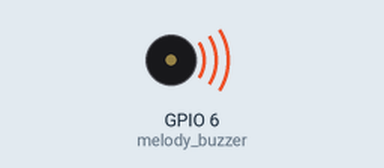
This program was run on a simulated ESP32 board running MicroPython. Shown: buzzer (waves = sounding).

Above: at 0.2 s.
Timing chart, 0 to 5.2 s (numbered marks = the images above):
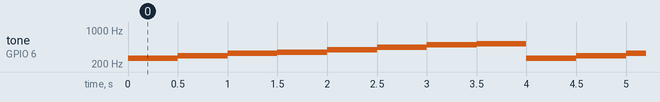

Measured:
- by itself, tone on GPIO 6 (melody_buzzer): repeats every 4.0 s: 293 Hz 0.50 s, 329 Hz 0.50 s, 349 Hz 0.50 s, 392 Hz 0.50 s, 440 Hz 0.50 s, 493 Hz 0.50 s, 523 Hz 0.50 s, 261 Hz 0.50 s

The program:

4-3.________1.py
```python
from machine import Pin, PWM
import time

melody_buzzer = PWM(Pin(6, Pin.OUT), freq=100, duty=0)
melody_buzzer.duty(0)

frequency_list = [261,293,329,349,392,440,493,523]

try:
    while True:
        for frequency in frequency_list:
            melody_buzzer.duty(512)
            melody_buzzer.freq(int(frequency))
            time.sleep_ms(500)
except:
    melody_buzzer.duty(0) 
```
